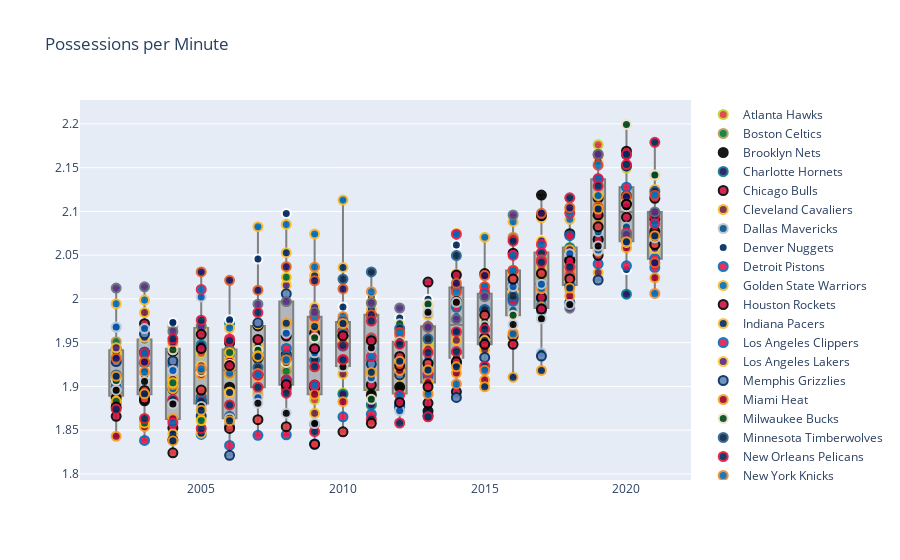

Notebook cell for this chart:
### Code cell
points = [
    go.Scatter(
        x=group["SEASON"], y=group["POSS_PER_MIN"], mode="markers", 
        # Getting the marker to look like the team with border color and color.
        marker=dict(opacity=0.9, size=9, line=dict(width=2, color=group["border_color"].iloc[0])),
        marker_color=group["color"].iloc[0], hoverinfo="name+y",
        text=name, name=name, showlegend=True,
    ) for name, group in df.groupby("TEAM_NAME")
]
fig = go.Figure(data=[
    go.Box(x=df["SEASON"], y=df["POSS_PER_MIN"], boxpoints=False, marker_color="lightgrey", line_color="grey", showlegend=False),
] + points)
fig.update_layout(title="Possessions per Minute", height=600)                    
fig.show()

### Figure 1 — Plotly figure (JSON) as saved in the notebook; plotly's stock layout.template omitted (floating-point values rounded to 4 significant figures; data arrays with more than 128 entries replaced by an {"elided": "..."} marker saying what was removed)
{"data": [{"boxpoints": false, "line": {"color": "grey"}, "marker": {"color": "lightgrey"}, "showlegend": false, "type": "box", "x": {"elided": "597 int values"}, "y": {"elided": "597 float values"}}, {"hoverinfo": "name+y", "marker": {"color": " #E03A3E", "line": {"color": " #C1D32F", "width": 2}, "opacity": 0.9, "size": 9}, "mode": "markers", "name": "Atlanta Hawks", "showlegend": true, "text": "Atlanta Hawks", "type": "scatter", "x": [2002, 2003, 2004, 2005, 2006, 2007, 2008, 2009, 2010, 2011, 2012, 2013, 2014, 2015, 2016, 2017, 2018, 2019, 2020, 2021], "y": [1.941, 1.93, 1.929, 1.938, 1.913, 1.895, 1.922, 1.885, 1.892, 1.878, 1.892, 1.95, 1.99, 1.97, 2.032, 2.035, 2.059, 2.176, 2.15, 2.057]}, {"hoverinfo": "name+y", "marker": {"color": " #007a33", "line": {"color": " #BA9653", "width": 2}, "opacity": 0.9, "size": 9}, "mode": "markers", "name": "Boston Celtics", "showlegend": true, "text": "Boston Celtics", "type": "scatter", "x": [2002, 2003, 2004, 2005, 2006, 2007, 2008, 2009, 2010, 2011, 2012, 2013, 2014, 2015, 2016, 2017, 2018, 2019, 2020, 2021], "y": [1.951, 1.917, 1.968, 1.972, 1.942, 1.934, 1.917, 1.901, 1.923, 1.896, 1.899, 1.928, 1.963, 2.014, 2.071, 2.026, 2.016, 2.094, 2.081, 2.063]}, {"hoverinfo": "name+y", "marker": {"color": " #000", "line": {"color": " #000", "width": 2}, "opacity": 0.9, "size": 9}, "mode": "markers", "name": "Brooklyn Nets", "showlegend": true, "text": "Brooklyn Nets", "type": "scatter", "x": [2002, 2003, 2004, 2005, 2006, 2007, 2008, 2009, 2010, 2011, 2012, 2013, 2014, 2015, 2016, 2017, 2018, 2019, 2020, 2021], "y": [1.943, 1.939, 1.897, 1.884, 1.899, 1.932, 1.936, 1.899, 1.928, 1.89, 1.899, 1.872, 1.927, 1.951, 2.0, 2.119, 2.075, 2.115, 2.118, 2.091]}, {"hoverinfo": "name+y", "marker": {"color": " #1D1160", "line": {"color": " #00788c", "width": 2}, "opacity": 0.9, "size": 9}, "mode": "markers", "name": "Charlotte Hornets", "showlegend": true, "text": "Charlotte Hornets", "type": "scatter", "x": [2002, 2005, 2006, 2007, 2008, 2009, 2010, 2011, 2012, 2013, 2014, 2015, 2016, 2017, 2018, 2019, 2020, 2021], "y": [1.893, 1.947, 1.972, 1.939, 1.931, 1.857, 1.891, 1.879, 1.913, 1.927, 1.937, 1.948, 2.006, 2.001, 2.058, 2.068, 2.005, 2.063]}, {"hoverinfo": "name+y", "marker": {"color": " #CE1141", "line": {"color": " #000", "width": 2}, "opacity": 0.9, "size": 9}, "mode": "markers", "name": "Chicago Bulls", "showlegend": true, "text": "Chicago Bulls", "type": "scatter", "x": [2002, 2003, 2004, 2005, 2006, 2007, 2008, 2009, 2010, 2011, 2012, 2013, 2014, 2015, 2016, 2017, 2018, 2019, 2020, 2021], "y": [1.906, 1.972, 1.94, 1.943, 1.95, 1.969, 1.958, 1.961, 1.958, 1.902, 1.876, 1.881, 1.894, 1.955, 2.012, 2.002, 2.055, 2.068, 2.093, 2.077]}, {"hoverinfo": "name+y", "marker": {"color": " #6f263d", "line": {"color": " #ffb81c", "width": 2}, "opacity": 0.9, "size": 9}, "mode": "markers", "name": "Cleveland Cavaliers", "showlegend": true, "text": "Cleveland Cavaliers", "type": "scatter", "x": [2002, 2003, 2004, 2005, 2006, 2007, 2008, 2009, 2010, 2011, 2012, 2013, 2014, 2015, 2016, 2017, 2018, 2019, 2020, 2021], "y": [1.902, 1.984, 1.908, 1.893, 1.894, 1.911, 1.899, 1.869, 1.914, 1.953, 1.923, 1.943, 1.953, 1.942, 1.955, 2.017, 2.056, 2.03, 2.066, 2.039]}, {"hoverinfo": "name+y", "marker": {"color": " #00538C", "line": {"color": " #B8C4CA", "width": 2}, "opacity": 0.9, "size": 9}, "mode": "markers", "name": "Dallas Mavericks", "showlegend": true, "text": "Dallas Mavericks", "type": "scatter", "x": [2002, 2003, 2004, 2005, 2006, 2007, 2008, 2009, 2010, 2011, 2012, 2013, 2014, 2015, 2016, 2017, 2018, 2019, 2020, 2021], "y": [1.968, 1.953, 1.973, 1.964, 1.86, 1.892, 1.905, 1.932, 1.951, 1.924, 1.928, 1.981, 1.98, 2.006, 1.987, 1.938, 2.009, 2.077, 2.082, 2.04]}, {"hoverinfo": "name+y", "marker": {"color": " #00285E", "line": {"color": " #ffffff", "width": 2}, "opacity": 0.9, "size": 9}, "mode": "markers", "name": "Denver Nuggets", "showlegend": true, "text": "Denver Nuggets", "type": "scatter", "x": [2002, 2003, 2004, 2005, 2006, 2007, 2008, 2009, 2010, 2011, 2012, 2013, 2014, 2015, 2016, 2017, 2018, 2019, 2020, 2021], "y": [1.903, 1.918, 1.973, 1.972, 1.976, 2.046, 2.098, 1.989, 1.991, 2.002, 1.978, 1.999, 2.062, 2.015, 2.008, 2.067, 2.036, 2.052, 2.034, 2.037]}, {"hoverinfo": "name+y", "marker": {"color": " #ED174C", "line": {"color": " #006BB6", "width": 2}, "opacity": 0.9, "size": 9}, "mode": "markers", "name": "Detroit Pistons", "showlegend": true, "text": "Detroit Pistons", "type": "scatter", "x": [2002, 2003, 2004, 2005, 2006, 2007, 2008, 2009, 2010, 2011, 2012, 2013, 2014, 2015, 2016, 2017, 2018, 2019, 2020, 2021], "y": [1.904, 1.838, 1.862, 1.845, 1.833, 1.844, 1.845, 1.834, 1.865, 1.868, 1.879, 1.911, 1.99, 1.952, 1.997, 1.992, 2.015, 2.04, 2.038, 2.046]}, {"hoverinfo": "name+y", "marker": {"color": " #006BB6", "line": {"color": " #fdb927", "width": 2}, "opacity": 0.9, "size": 9}, "mode": "markers", "name": "Golden State Warriors", "showlegend": true, "text": "Golden State Warriors", "type": "scatter", "x": [2002, 2003, 2004, 2005, 2006, 2007, 2008, 2009, 2010, 2011, 2012, 2013, 2014, 2015, 2016, 2017, 2018, 2019, 2020, 2021], "y": [1.994, 1.999, 1.898, 1.967, 1.967, 2.083, 2.085, 2.074, 2.113, 1.996, 1.952, 1.993, 2.028, 2.07, 2.088, 2.093, 2.091, 2.118, 2.106, 2.142]}, {"hoverinfo": "name+y", "marker": {"color": " #ce1141", "line": {"color": " #000000", "width": 2}, "opacity": 0.9, "size": 9}, "mode": "markers", "name": "Houston Rockets", "showlegend": true, "text": "Houston Rockets", "type": "scatter", "x": [2002, 2003, 2004, 2005, 2006, 2007, 2008, 2009, 2010, 2011, 2012, 2013, 2014, 2015, 2016, 2017, 2018, 2019, 2020, 2021], "y": [1.866, 1.884, 1.852, 1.88, 1.855, 1.913, 1.907, 1.902, 1.974, 1.982, 1.934, 2.019, 2.027, 2.029, 2.052, 2.095, 2.045, 2.05, 2.169, 2.115]}, {"hoverinfo": "name+y", "marker": {"color": " #002D62", "line": {"color": " #fdbb30", "width": 2}, "opacity": 0.9, "size": 9}, "mode": "markers", "name": "Indiana Pacers", "showlegend": true, "text": "Indiana Pacers", "type": "scatter", "x": [2002, 2003, 2004, 2005, 2006, 2007, 2008, 2009, 2010, 2011, 2012, 2013, 2014, 2015, 2016, 2017, 2018, 2019, 2020, 2021], "y": [1.939, 1.933, 1.846, 1.847, 1.893, 1.946, 2.053, 2.026, 2.036, 1.988, 1.912, 1.894, 1.935, 1.952, 2.029, 2.012, 2.019, 2.055, 2.071, 2.125]}, {"hoverinfo": "name+y", "marker": {"color": " #ED174C", "line": {"color": " #006bb6", "width": 2}, "opacity": 0.9, "size": 9}, "mode": "markers", "name": "Los Angeles Clippers", "showlegend": true, "text": "Los Angeles Clippers", "type": "scatter", "x": [2002, 2003, 2004, 2005, 2006, 2007, 2008, 2009, 2010, 2011, 2012, 2013, 2014, 2015, 2016, 2017, 2018, 2019, 2020, 2021], "y": [1.9, 1.927, 1.925, 1.888, 1.938, 1.914, 1.943, 1.942, 1.946, 1.944, 1.876, 1.914, 2.013, 1.988, 2.016, 2.017, 2.072, 2.137, 2.128, 2.036]}, {"hoverinfo": "name+y", "marker": {"color": " #552583", "line": {"color": " #ffc72c", "width": 2}, "opacity": 0.9, "size": 9}, "mode": "markers", "name": "Los Angeles Lakers", "showlegend": true, "text": "Los Angeles Lakers", "type": "scatter", "x": [2002, 2003, 2004, 2005, 2006, 2007, 2008, 2009, 2010, 2011, 2012, 2013, 2014, 2015, 2016, 2017, 2018, 2019, 2020, 2021], "y": [1.944, 1.956, 1.946, 1.924, 1.922, 1.972, 2.016, 1.99, 1.954, 1.915, 1.913, 1.982, 2.075, 1.98, 2.01, 2.066, 2.1, 2.157, 2.11, 2.058]}, {"hoverinfo": "name+y", "marker": {"color": " #6189B9", "line": {"color": " #00285E", "width": 2}, "opacity": 0.9, "size": 9}, "mode": "markers", "name": "Memphis Grizzlies", "showlegend": true, "text": "Memphis Grizzlies", "type": "scatter", "x": [2002, 2003, 2004, 2005, 2006, 2007, 2008, 2009, 2010, 2011, 2012, 2013, 2014, 2015, 2016, 2017, 2018, 2019, 2020, 2021], "y": [1.928, 1.96, 1.929, 1.866, 1.821, 1.973, 2.006, 1.901, 1.963, 1.926, 1.913, 1.867, 1.887, 1.933, 1.957, 1.935, 1.996, 2.022, 2.152, 2.098]}, {"hoverinfo": "name+y", "marker": {"color": " #98002e", "line": {"color": " #F9A01B", "width": 2}, "opacity": 0.9, "size": 9}, "mode": "markers", "name": "Miami Heat", "showlegend": true, "text": "Miami Heat", "type": "scatter", "x": [2002, 2003, 2004, 2005, 2006, 2007, 2008, 2009, 2010, 2011, 2012, 2013, 2014, 2015, 2016, 2017, 2018, 2019, 2020, 2021], "y": [1.843, 1.854, 1.863, 1.914, 1.929, 1.889, 1.901, 1.891, 1.883, 1.912, 1.918, 1.904, 1.915, 1.907, 1.961, 1.991, 2.003, 2.058, 2.059, 2.024]}, {"hoverinfo": "name+y", "marker": {"color": " #00471b", "line": {"color": " #eee1c6", "width": 2}, "opacity": 0.9, "size": 9}, "mode": "markers", "name": "Milwaukee Bucks", "showlegend": true, "text": "Milwaukee Bucks", "type": "scatter", "x": [2002, 2003, 2004, 2005, 2006, 2007, 2008, 2009, 2010, 2011, 2012, 2013, 2014, 2015, 2016, 2017, 2018, 2019, 2020, 2021], "y": [1.907, 1.911, 1.942, 1.917, 1.925, 1.941, 1.927, 1.956, 1.926, 1.885, 1.972, 1.994, 1.933, 1.974, 1.981, 1.979, 2.02, 2.157, 2.199, 2.142]}, {"hoverinfo": "name+y", "marker": {"color": " #0c2340", "line": {"color": " #236192", "width": 2}, "opacity": 0.9, "size": 9}, "mode": "markers", "name": "Minnesota Timberwolves", "showlegend": true, "text": "Minnesota Timberwolves", "type": "scatter", "x": [2002, 2003, 2004, 2005, 2006, 2007, 2008, 2009, 2010, 2011, 2012, 2013, 2014, 2015, 2016, 2017, 2018, 2019, 2020, 2021], "y": [1.913, 1.939, 1.883, 1.883, 1.866, 1.922, 1.934, 1.93, 2.023, 2.031, 1.966, 1.954, 2.05, 1.988, 2.003, 1.987, 2.016, 2.103, 2.165, 2.123]}, {"hoverinfo": "name+y", "marker": {"color": " #002b5c", "line": {"color": " #E31837", "width": 2}, "opacity": 0.9, "size": 9}, "mode": "markers", "name": "New Orleans Pelicans", "showlegend": true, "text": "New Orleans Pelicans", "type": "scatter", "x": [2003, 2004, 2005, 2006, 2007, 2008, 2009, 2010, 2011, 2012, 2013, 2014, 2015, 2016, 2017, 2018, 2019, 2020, 2021], "y": [1.889, 1.885, 1.852, 1.879, 1.899, 1.898, 1.848, 1.947, 1.863, 1.858, 1.865, 1.94, 1.923, 2.033, 2.053, 2.116, 2.165, 2.165, 2.095]}, {"hoverinfo": "name+y", "marker": {"color": " #006BB6", "line": {"color": " #f58426", "width": 2}, "opacity": 0.9, "size": 9}, "mode": "markers", "name": "New York Knicks", "showlegend": true, "text": "New York Knicks", "type": "scatter", "x": [2002, 2003, 2004, 2005, 2006, 2007, 2008, 2009, 2010, 2011, 2012, 2013, 2014, 2015, 2016, 2017, 2018, 2019, 2020, 2021], "y": [1.89, 1.917, 1.902, 1.92, 1.915, 1.915, 1.931, 2.036, 1.98, 2.008, 1.958, 1.891, 1.903, 1.918, 1.96, 2.012, 2.032, 2.084, 2.065, 2.006]}, {"hoverinfo": "name+y", "marker": {"color": " #007AC1", "line": {"color": " #ef3b24", "width": 2}, "opacity": 0.9, "size": 9}, "mode": "markers", "name": "Oklahoma City Thunder", "showlegend": true, "text": "Oklahoma City Thunder", "type": "scatter", "x": [2009, 2010, 2011, 2012, 2013, 2014, 2015, 2016, 2017, 2018, 2019, 2020, 2021], "y": [1.98, 1.963, 1.956, 1.962, 1.969, 2.008, 2.014, 2.033, 2.045, 2.026, 2.153, 2.071, 2.118]}, {"hoverinfo": "name+y", "marker": {"color": " #0057b8", "line": {"color": " #c2ccd2", "width": 2}, "opacity": 0.9, "size": 9}, "mode": "markers", "name": "Orlando Magic", "showlegend": true, "text": "Orlando Magic", "type": "scatter", "x": [2002, 2003, 2004, 2005, 2006, 2007, 2008, 2009, 2010, 2011, 2012, 2013, 2014, 2015, 2016, 2017, 2018, 2019, 2020, 2021], "y": [1.968, 1.966, 1.918, 2.002, 1.858, 1.887, 1.961, 1.938, 1.93, 1.91, 1.872, 1.933, 1.964, 1.967, 2.014, 2.017, 2.052, 2.056, 2.065, 2.065]}, {"hoverinfo": "name+y", "marker": {"color": " #006BB6", "line": {"color": " #ED174C", "width": 2}, "opacity": 0.9, "size": 9}, "mode": "markers", "name": "Philadelphia 76ers", "showlegend": true, "text": "Philadelphia 76ers", "type": "scatter", "x": [2002, 2003, 2004, 2005, 2006, 2007, 2008, 2009, 2010, 2011, 2012, 2013, 2014, 2015, 2016, 2017, 2018, 2019, 2020, 2021], "y": [1.881, 1.938, 1.858, 2.011, 1.954, 1.913, 1.907, 1.901, 1.931, 1.934, 1.89, 1.915, 2.074, 2.007, 2.05, 2.062, 2.098, 2.138, 2.076, 2.086]}, {"hoverinfo": "name+y", "marker": {"color": " #1D1160", "line": {"color": " #e56020", "width": 2}, "opacity": 0.9, "size": 9}, "mode": "markers", "name": "Phoenix Suns", "showlegend": true, "text": "Phoenix Suns", "type": "scatter", "x": [2002, 2003, 2004, 2005, 2006, 2007, 2008, 2009, 2010, 2011, 2012, 2013, 2014, 2015, 2016, 2017, 2018, 2019, 2020, 2021], "y": [1.932, 1.928, 1.951, 2.031, 2.021, 2.01, 2.037, 2.021, 2.011, 1.982, 1.949, 1.967, 2.018, 2.027, 2.069, 2.098, 2.104, 2.105, 2.117, 2.041]}, {"hoverinfo": "name+y", "marker": {"color": " #E03A3E", "line": {"color": " #000000", "width": 2}, "opacity": 0.9, "size": 9}, "mode": "markers", "name": "Portland Trail Blazers", "showlegend": true, "text": "Portland Trail Blazers", "type": "scatter", "x": [2002, 2003, 2004, 2005, 2006, 2007, 2008, 2009, 2010, 2011, 2012, 2013, 2014, 2015, 2016, 2017, 2018, 2019, 2020, 2021], "y": [1.887, 1.886, 1.824, 1.896, 1.852, 1.862, 1.854, 1.834, 1.848, 1.858, 1.924, 1.926, 1.997, 1.981, 2.023, 2.029, 2.023, 2.082, 2.108, 2.062]}, {"hoverinfo": "name+y", "marker": {"color": " #5A2D81", "line": {"color": " #63727a", "width": 2}, "opacity": 0.9, "size": 9}, "mode": "markers", "name": "Sacramento Kings", "showlegend": true, "text": "Sacramento Kings", "type": "scatter", "x": [2002, 2003, 2004, 2005, 2006, 2007, 2008, 2009, 2010, 2011, 2012, 2013, 2014, 2015, 2016, 2017, 2018, 2019, 2020, 2021], "y": [2.012, 2.014, 1.963, 1.969, 1.942, 1.994, 1.997, 1.985, 1.976, 1.995, 1.99, 1.968, 1.977, 2.003, 2.096, 1.99, 1.989, 2.165, 2.074, 2.099]}, {"hoverinfo": "name+y", "marker": {"color": " #000", "line": {"color": " #C4CED4", "width": 2}, "opacity": 0.9, "size": 9}, "mode": "markers", "name": "San Antonio Spurs", "showlegend": true, "text": "San Antonio Spurs", "type": "scatter", "x": [2002, 2003, 2004, 2005, 2006, 2007, 2008, 2009, 2010, 2011, 2012, 2013, 2014, 2015, 2016, 2017, 2018, 2019, 2020, 2021], "y": [1.896, 1.906, 1.88, 1.877, 1.864, 1.881, 1.869, 1.858, 1.922, 1.944, 1.951, 1.985, 1.996, 1.969, 1.971, 1.977, 1.994, 2.061, 2.105, 2.07]}, {"hoverinfo": "name+y", "marker": {"color": " #00653a", "line": {"color": " #ffc200", "width": 2}, "opacity": 0.9, "size": 9}, "mode": "markers", "name": "Seattle SuperSonics", "showlegend": true, "text": "Seattle SuperSonics", "type": "scatter", "x": [2002, 2003, 2004, 2005, 2006, 2007, 2008], "y": [1.883, 1.858, 1.904, 1.861, 1.939, 1.935, 2.025]}, {"hoverinfo": "name+y", "marker": {"color": " #CE1141", "line": {"color": " #000", "width": 2}, "opacity": 0.9, "size": 9}, "mode": "markers", "name": "Toronto Raptors", "showlegend": true, "text": "Toronto Raptors", "type": "scatter", "x": [2002, 2003, 2004, 2005, 2006, 2007, 2008, 2009, 2010, 2011, 2012, 2013, 2014, 2015, 2016, 2017, 2018, 2019, 2020, 2021], "y": [1.876, 1.895, 1.839, 1.96, 1.924, 1.954, 1.902, 1.943, 1.958, 1.952, 1.882, 1.9, 1.928, 1.948, 1.948, 1.989, 2.043, 2.096, 2.108, 2.074]}, {"hoverinfo": "name+y", "marker": {"color": " #002B5C", "line": {"color": " #F9A01B", "width": 2}, "opacity": 0.9, "size": 9}, "mode": "markers", "name": "Utah Jazz", "showlegend": true, "text": "Utah Jazz", "type": "scatter", "x": [2002, 2003, 2004, 2005, 2006, 2007, 2008, 2009, 2010, 2011, 2012, 2013, 2014, 2015, 2016, 2017, 2018, 2019, 2020, 2021], "y": [1.912, 1.892, 1.838, 1.873, 1.861, 1.934, 1.972, 1.969, 1.972, 1.916, 1.929, 1.919, 1.922, 1.9, 1.911, 1.918, 2.012, 2.103, 2.065, 2.072]}, {"hoverinfo": "name+y", "marker": {"color": " #002B5C", "line": {"color": " #e31837", "width": 2}, "opacity": 0.9, "size": 9}, "mode": "markers", "name": "Washington Wizards", "showlegend": true, "text": "Washington Wizards", "type": "scatter", "x": [2002, 2003, 2004, 2005, 2006, 2007, 2008, 2009, 2010, 2011, 2012, 2013, 2014, 2015, 2016, 2017, 2018, 2019, 2020, 2021], "y": [1.874, 1.863, 1.954, 1.976, 1.952, 1.984, 1.892, 1.922, 1.93, 1.975, 1.948, 1.939, 1.963, 1.965, 2.066, 2.042, 2.037, 2.129, 2.154, 2.179]}], "layout": {"autosize": true, "title": {"text": "Possessions per Minute"}, "xaxis": {"autorange": true, "range": [2001.0, 2022.0], "type": "linear"}, "yaxis": {"autorange": true, "range": [1.794, 2.227], "type": "linear"}}}
